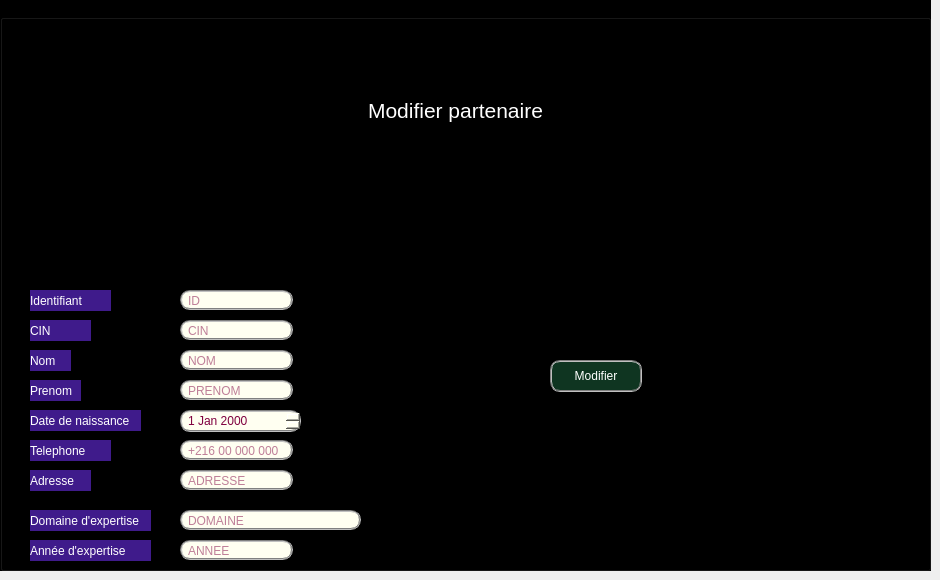
     <widget class="QWidget" name="tab_4">
      <attribute name="title">
       <string>Modifier</string>
      </attribute>
      <widget class="QGroupBox" name="groupBox_3">
       <property name="geometry">
        <rect>
         <x>0</x>
         <y>0</y>
         <width>931</width>
         <height>571</height>
        </rect>
       </property>
       <property name="styleSheet">
        <string notr="true">background-color: rgb(0, 0, 0);</string>
       </property>
       <property name="title">
        <string>GroupBox</string>
       </property>
       <widget class="QLabel" name="label_25">
        <property name="geometry">
         <rect>
          <x>30</x>
          <y>510</y>
          <width>121</width>
          <height>21</height>
         </rect>
        </property>
        <property name="styleSheet">
         <string notr="true">color: rgb(255, 255, 255);
background-color: rgb(63, 27, 139);</string>
        </property>
        <property name="text">
         <string>Domaine d'expertise</string>
        </property>
       </widget>
       <widget class="QLineEdit" name="le_domainemodif">
        <property name="geometry">
         <rect>
          <x>180</x>
          <y>510</y>
          <width>181</width>
          <height>20</height>
         </rect>
        </property>
        <property name="styleSheet">
         <string notr="true">color: rgb(127, 0, 63);
    background-color: rgb(255, 255, 241);
    selection-color: white;                                    
    selection-background-color: rgb(191, 31, 127);
    border: 2px groove gray;
    border-radius: 10px;
    padding: 2px 4px;</string>
        </property>
        <property name="placeholderText">
         <string>DOMAINE</string>
        </property>
       </widget>
       <widget class="QLineEdit" name="le_adressemodif">
        <property name="geometry">
         <rect>
          <x>180</x>
          <y>470</y>
          <width>113</width>
          <height>20</height>
         </rect>
        </property>
        <property name="styleSheet">
         <string notr="true">color: rgb(127, 0, 63);
    background-color: rgb(255, 255, 241);
    selection-color: white;                                    
    selection-background-color: rgb(191, 31, 127);
    border: 2px groove gray;
    border-radius: 10px;
    padding: 2px 4px;</string>
        </property>
        <property name="placeholderText">
         <string>ADRESSE</string>
        </property>
       </widget>
       <widget class="QLabel" name="label_19">
        <property name="geometry">
         <rect>
          <x>30</x>
          <y>470</y>
          <width>61</width>
          <height>21</height>
         </rect>
        </property>
        <property name="styleSheet">
         <string notr="true">color: rgb(255, 255, 255);
background-color: rgb(63, 27, 139);</string>
        </property>
        <property name="text">
         <string>Adresse</string>
        </property>
       </widget>
       <widget class="QLabel" name="label_20">
        <property name="geometry">
         <rect>
          <x>30</x>
          <y>410</y>
          <width>111</width>
          <height>21</height>
         </rect>
        </property>
        <property name="styleSheet">
         <string notr="true">color: rgb(255, 255, 255);
background-color: rgb(63, 27, 139);</string>
        </property>
        <property name="text">
         <string>Date de naissance</string>
        </property>
       </widget>
       <widget class="QLineEdit" name="le_nummodif">
        <property name="geometry">
         <rect>
          <x>180</x>
          <y>440</y>
          <width>113</width>
          <height>20</height>
         </rect>
        </property>
        <property name="styleSheet">
         <string notr="true">color: rgb(127, 0, 63);
    background-color: rgb(255, 255, 241);
    selection-color: white;                                    
    selection-background-color: rgb(191, 31, 127);
    border: 2px groove gray;
    border-radius: 10px;
    padding: 2px 4px;</string>
        </property>
        <property name="placeholderText">
         <string>+216 00 000 000</string>
        </property>
       </widget>
       <widget class="QLabel" name="label_22">
        <property name="geometry">
         <rect>
          <x>30</x>
          <y>440</y>
          <width>81</width>
          <height>21</height>
         </rect>
        </property>
        <property name="styleSheet">
         <string notr="true">color: rgb(255, 255, 255);
background-color: rgb(63, 27, 139);</string>
        </property>
        <property name="text">
         <string>Telephone</string>
        </property>
       </widget>
       <widget class="QDateEdit" name="le_datnaismodif">
        <property name="geometry">
         <rect>
          <x>180</x>
          <y>410</y>
          <width>121</width>
          <height>22</height>
         </rect>
        </property>
        <property name="styleSheet">
         <string notr="true">color: rgb(127, 0, 63);
    background-color: rgb(255, 255, 241);
    selection-color: white;                                    
    selection-background-color: rgb(191, 31, 127);
    border: 2px groove gray;
    border-radius: 10px;
    padding: 2px 4px;</string>
        </property>
       </widget>
       <widget class="QLineEdit" name="le_prenom_modif">
        <property name="geometry">
         <rect>
          <x>180</x>
          <y>380</y>
          <width>113</width>
          <height>20</height>
         </rect>
        </property>
        <property name="styleSheet">
         <string notr="true">color: rgb(127, 0, 63);
    background-color: rgb(255, 255, 241);
    selection-color: white;                                    
    selection-background-color: rgb(191, 31, 127);
    border: 2px groove gray;
    border-radius: 10px;
    padding: 2px 4px;</string>
        </property>
        <property name="placeholderText">
         <string>PRENOM</string>
        </property>
       </widget>
       <widget class="QLabel" name="label_23">
        <property name="geometry">
         <rect>
          <x>30</x>
          <y>380</y>
          <width>51</width>
          <height>21</height>
         </rect>
        </property>
        <property name="styleSheet">
         <string notr="true">color: rgb(255, 255, 255);
background-color: rgb(63, 27, 139);</string>
        </property>
        <property name="text">
         <string>Prenom</string>
        </property>
       </widget>
       <widget class="QLabel" name="label_24">
        <property name="geometry">
         <rect>
          <x>30</x>
          <y>350</y>
          <width>41</width>
          <height>21</height>
         </rect>
        </property>
        <property name="styleSheet">
         <string notr="true">color: rgb(255, 255, 255);
background-color: rgb(63, 27, 139);</string>
        </property>
        <property name="text">
         <string>Nom</string>
        </property>
       </widget>
       <widget class="QLineEdit" name="le_nom_modif">
        <property name="geometry">
         <rect>
          <x>180</x>
          <y>350</y>
          <width>113</width>
          <height>20</height>
         </rect>
        </property>
        <property name="styleSheet">
         <string notr="true">color: rgb(127, 0, 63);
    background-color: rgb(255, 255, 241);
    selection-color: white;                                    
    selection-background-color: rgb(191, 31, 127);
    border: 2px groove gray;
    border-radius: 10px;
    padding: 2px 4px;</string>
        </property>
        <property name="placeholderText">
         <string>NOM</string>
        </property>
       </widget>
       <widget class="QLabel" name="label_26">
        <property name="geometry">
         <rect>
          <x>30</x>
          <y>320</y>
          <width>61</width>
          <height>21</height>
         </rect>
        </property>
        <property name="styleSheet">
         <string notr="true">color: rgb(255, 255, 255);
background-color: rgb(63, 27, 139);</string>
        </property>
        <property name="text">
         <string>CIN</string>
        </property>
       </widget>
       <widget class="QLabel" name="label_27">
        <property name="geometry">
         <rect>
          <x>30</x>
          <y>290</y>
          <width>81</width>
          <height>21</height>
         </rect>
        </property>
        <property name="styleSheet">
         <string notr="true">color: rgb(255, 255, 255);
background-color: rgb(63, 27, 139);</string>
        </property>
        <property name="text">
         <string>Identifiant </string>
        </property>
       </widget>
       <widget class="QLineEdit" name="le_cin_modif">
        <property name="geometry">
         <rect>
          <x>180</x>
          <y>320</y>
          <width>113</width>
          <height>20</height>
         </rect>
        </property>
        <property name="styleSheet">
         <string notr="true">color: rgb(127, 0, 63);
    background-color: rgb(255, 255, 241);
    selection-color: white;                                    
    selection-background-color: rgb(191, 31, 127);
    border: 2px groove gray;
    border-radius: 10px;
    padding: 2px 4px;</string>
        </property>
        <property name="placeholderText">
         <string>CIN</string>
        </property>
       </widget>
       <widget class="QLineEdit" name="le_id_modif">
        <property name="geometry">
         <rect>
          <x>180</x>
          <y>290</y>
          <width>113</width>
          <height>20</height>
         </rect>
        </property>
        <property name="styleSheet">
         <string notr="true">color: #050505;
background-color: rgb(20, 70, 29);
    background-color: yellow;
border-image: url(:/images/button-hover.png) 16; 
color: rgb(127, 0, 63);
    background-color: rgb(255, 255, 241);
    selection-color: red
;                                    
    selection-background-color: rgb(191, 31, 127);
    border: 2px groove gray;
    border-radius: 10px;
    padding: 2px 4px;</string>
        </property>
        <property name="placeholderText">
         <string>ID</string>
        </property>
       </widget>
       <widget class="QLabel" name="label_28">
        <property name="geometry">
         <rect>
          <x>200</x>
          <y>60</y>
          <width>511</width>
          <height>101</height>
         </rect>
        </property>
        <property name="minimumSize">
         <size>
          <width>15</width>
          <height>0</height>
         </size>
        </property>
        <property name="styleSheet">
         <string notr="true">color: rgb(255, 255, 255);</string>
        </property>
        <property name="text">
         <string>&lt;html&gt;&lt;head/&gt;&lt;body&gt;&lt;p align=&quot;center&quot;&gt;&lt;span style=&quot; font-size:16pt;&quot;&gt;Modifier partenaire&lt;/span&gt;&lt;/p&gt;&lt;/body&gt;&lt;/html&gt;</string>
        </property>
        <property name="openExternalLinks">
         <bool>false</bool>
        </property>
       </widget>
       <widget class="QPushButton" name="pb_modifier">
        <property name="geometry">
         <rect>
          <x>550</x>
          <y>360</y>
          <width>92</width>
          <height>32</height>
         </rect>
        </property>
        <property name="styleSheet">
         <string notr="true">

color: rgb(255, 255, 255);
background-color: rgb(26, 57, 40);
    background-color: rgb(15, 53, 33);
    selection-color: white;                                    
    selection-background-color: rgb(191, 31, 127);
    border: 2px groove gray;
    border-radius: 10px;
    padding: 2px 4px;</string>
        </property>
        <property name="text">
         <string>Modifier</string>
        </property>
       </widget>
       <widget class="QLabel" name="label_29">
        <property name="geometry">
         <rect>
          <x>30</x>
          <y>540</y>
          <width>121</width>
          <height>21</height>
         </rect>
        </property>
        <property name="styleSheet">
         <string notr="true">color: rgb(255, 255, 255);
background-color: rgb(63, 27, 139);</string>
        </property>
        <property name="text">
         <string>Année d'expertise</string>
        </property>
       </widget>
       <widget class="QLineEdit" name="le_dureemodif">
        <property name="geometry">
         <rect>
          <x>180</x>
          <y>540</y>
          <width>113</width>
          <height>20</height>
         </rect>
        </property>
        <property name="styleSheet">
         <string notr="true">color: rgb(127, 0, 63);
    background-color: rgb(255, 255, 241);
    selection-color: white;                                    
    selection-background-color: rgb(191, 31, 127);
    border: 2px groove gray;
    border-radius: 10px;
    padding: 2px 4px;</string>
        </property>
        <property name="placeholderText">
         <string>ANNEE</string>
        </property>
       </widget>
      </widget>
     </widget>
